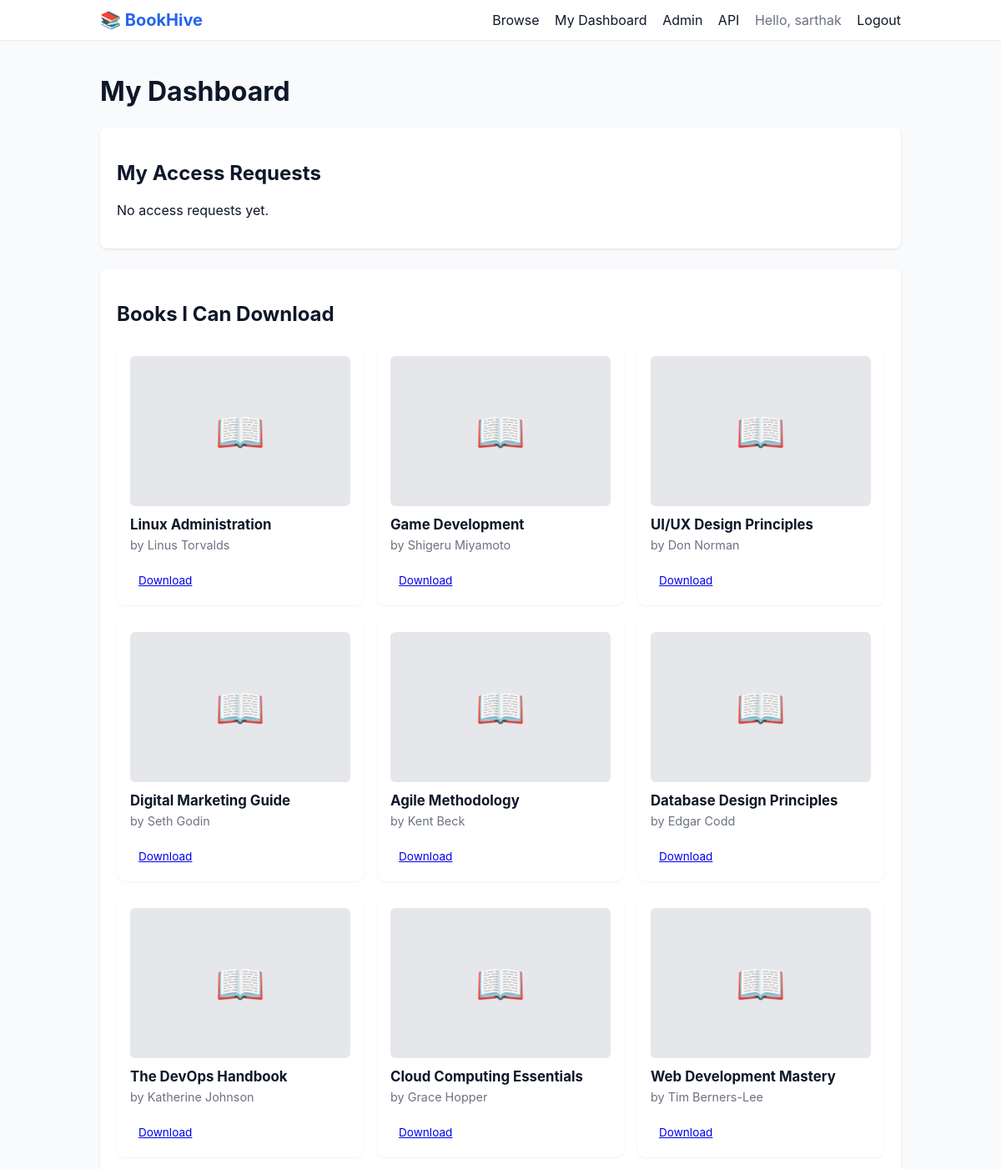
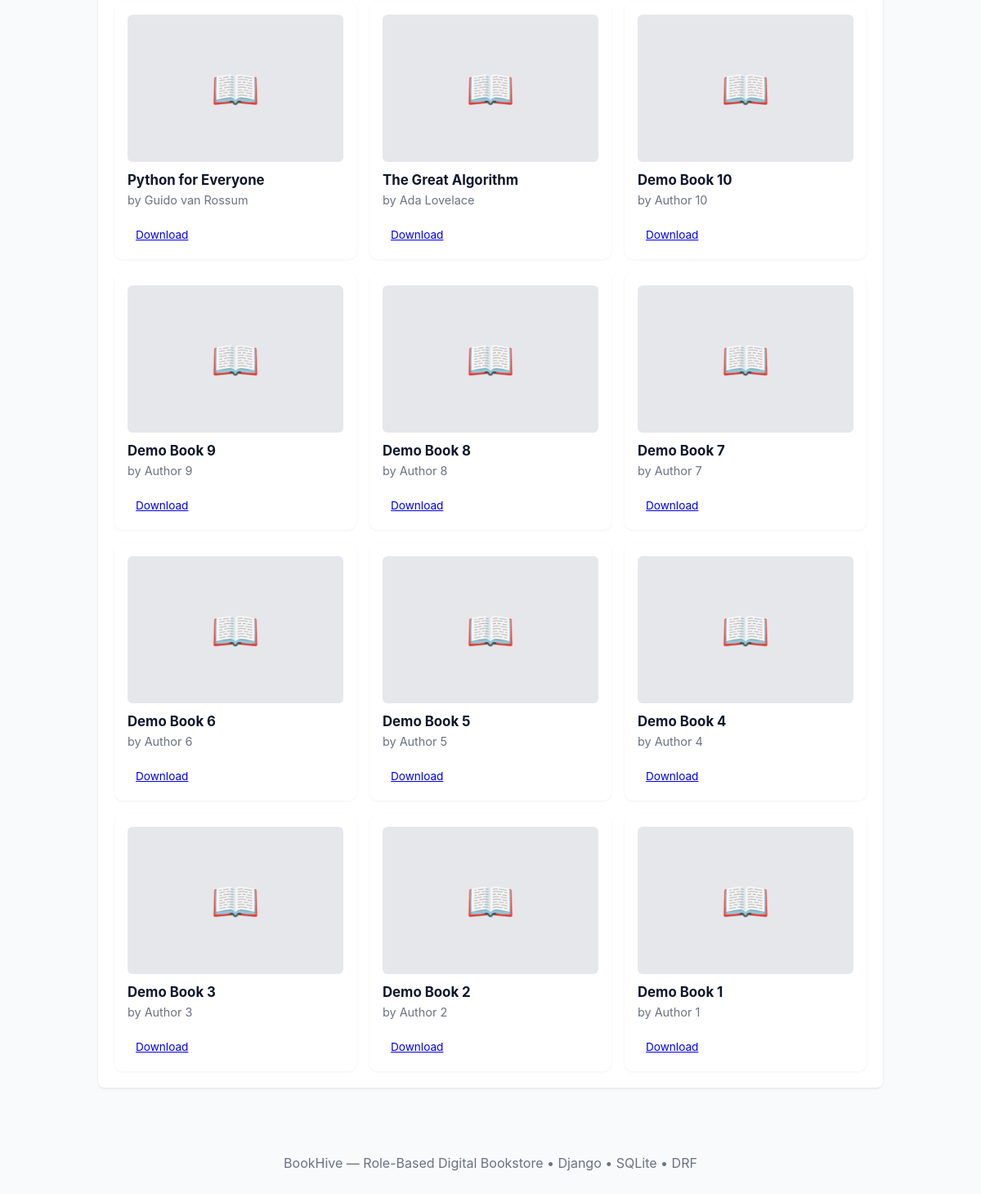
The page /dashboard/ (signed in) on the database its author committed (2 pictures, top to bottom).
### store/models.py (models this page shows, shortened)
class Book(models.Model):
    ACCESS_CHOICES = [
        ('free', 'Free'),
        ('restricted', 'Restricted'),
    ]
    title = models.CharField(max_length=255)
    author = models.CharField(max_length=255)
    description = models.TextField(blank=True)
    category = models.ForeignKey(Category, on_delete=models.SET_NULL, null=True, blank=True, related_name='books')
    cover = models.ImageField(upload_to='books/covers/', null=True, blank=True)
    pdf = models.FileField(upload_to='books/pdfs/', null=True, blank=True, help_text='Upload PDF file')
    access_type = models.CharField(max_length=20, choices=ACCESS_CHOICES, default='free')
    downloads = models.PositiveIntegerField(default=0)
    price = models.DecimalField(max_digits=8, decimal_places=2, default=0.00)
    stock = models.PositiveIntegerField(default=0)
    file = models.FileField(upload_to='books/files/', null=True, blank=True)  # old field, use pdf now
    created_at = models.DateTimeField(auto_now_add=True)
    updated_at = models.DateTimeField(auto_now=True)
    class Meta:
        ordering = ['-created_at']

### store/views.py (the view)
# urls.py: path('dashboard/', views.user_dashboard, name='user_dashboard'),
@login_required
def user_dashboard(request):
    access_requests = AccessRequest.objects.filter(user=request.user).select_related('book')
    approved_books = Book.objects.filter(
        Q(access_type='free') |
        Q(access_requests__user=request.user, access_requests__status='approved')
    ).distinct()
    return render(request, 'store/user_dashboard.html', {
        'access_requests': access_requests,
        'approved_books': approved_books,
    })

### templates/store/user_dashboard.html
{% extends 'base.html' %}
{% block content %}
  <h1>My Dashboard</h1>
  <section class="dashboard-section">
    <h2>My Access Requests</h2>
    {% if access_requests %}
      <table class="table">
        <thead>
          <tr>
            <th>Book</th>
            <th>Status</th>
            <th>Requested</th>
            <th>Actions</th>
          </tr>
        </thead>
        <tbody>
          {% for req in access_requests %}
            <tr>
              <td>
                <a href="{% url 'book_detail' req.book.pk %}">{{ req.book.title }}</a>
                <br><small>by {{ req.book.author }}</small>
              </td>
              <td>
                <span class="status-badge status-{{ req.status }}">
                  {{ req.get_status_display }}
                </span>
              </td>
              <td>{{ req.created_at|date:"M d, Y" }}</td>
              <td>
                {% if req.status == 'approved' %}
                  <a href="{% url 'download_book' req.book.pk %}" class="btn-small">Download</a>
                {% else %}
                  —
                {% endif %}
              </td>
            </tr>
          {% endfor %}
        </tbody>
      </table>
    {% else %}
      <p>No access requests yet.</p>
    {% endif %}
  </section>
  <section class="dashboard-section">
    <h2>Books I Can Download</h2>
    {% if approved_books %}
      <div class="grid">
        {% for book in approved_books %}
          <article class="card">
            {% if book.cover %}
              <img src="{{ book.cover.url }}" alt="{{ book.title }}" class="book-cover">
            {% else %}
              <div class="book-cover-placeholder">📖</div>
            {% endif %}
            <h3 class="card-title"><a href="{% url 'book_detail' book.pk %}">{{ book.title }}</a></h3>
            <p class="card-meta">by {{ book.author }}</p>
            <div class="card-footer">
              <a href="{% url 'download_book' book.pk %}" class="btn-small">Download</a>
            </div>
          </article>
        {% endfor %}
      </div>
    {% else %}
      <p>No books available for download yet.</p>
    {% endif %}
  </section>
{% endblock %}

### templates/base.html (shortened to what this page needs)
<!doctype html>
<html>
<head>
  {% load static %}
  <link rel="stylesheet" href="{% static 'css/styles.css' %}">
</head>
<body>
  <header class="site-header">
    <div class="container header-inner">
      <a class="brand" href="/">📚 BookHive</a>
      <nav class="main-nav">
        <a href="/">Browse</a>
        {% if user.is_authenticated %}
          <a href="/dashboard/">My Dashboard</a>
          {% if user.is_staff %}
            <a href="/admin/">Admin</a>
          {% endif %}
          <a href="/api/books/">API</a>
          <span class="muted">Hello, {{ user.username }}</span>
          <a href="/accounts/logout/">Logout</a>
        {% else %}
          <a href="/accounts/login/">Login</a>
          <a href="/register/">Register</a>
        {% endif %}
      </nav>
    </div>
  </header>
  <main class="container">
    {% block content %}{% endblock %}
  </main>
  <footer class="site-footer">
    <div class="container">BookHive — Role-Based Digital Bookstore • Django • SQLite • DRF</div>
  </footer>
</body>
</html>

### static/css/styles.css (style rules this page uses)
:root { --bg:#f8fafc; --card:#ffffff; --muted:#6b7280; --accent:#2563eb; }
* { box-sizing:border-box }
body { font-family:Inter, system-ui, -apple-system, 'Segoe UI', Roboto, Arial; background:var(--bg); color:#0f172a; margin:0 }
.container { max-width:1000px;margin:0 auto;padding:20px }
.site-header { background:#fff;border-bottom:1px solid #e6eef8 }
.header-inner { display:flex;align-items:center;justify-content:space-between;padding:12px 20px }
.brand { font-weight:700;color:var(--accent);text-decoration:none;font-size:1.25rem }
.main-nav a { margin-left:14px;color:#0f172a;text-decoration:none }
.main-nav .muted { margin-left:14px;color:var(--muted) }
.btn-small { font-size:0.85rem;padding:6px 10px }
.grid { display:grid;grid-template-columns:repeat(auto-fill, minmax(220px,1fr));gap:16px }
.card { background:var(--card);padding:16px;border-radius:10px;box-shadow:0 1px 3px rgba(2,6,23,0.06);display:flex;flex-direction:column;min-height:150px }
.card-title { margin:0 0 6px;font-size:1.05rem }
.card-title a { text-decoration:none;color:#0f172a }
.card-meta { color:var(--muted);font-size:.9rem;margin:0 0 8px }
.card-footer { display:flex;justify-content:space-between;align-items:center;margin-top:12px }
.book-cover,.book-cover-placeholder { width:100%;height:180px;object-fit:cover;border-radius:6px;margin-bottom:12px }
.book-cover-placeholder { display:flex;align-items:center;justify-content:center;background:#e5e7eb;font-size:3rem }
.site-footer { background:transparent;padding:18px 0;color:var(--muted);text-align:center }
.dashboard-section { margin:24px 0;padding:20px;background:#fff;border-radius:8px;box-shadow:0 1px 3px rgba(0,0,0,0.1) }

### rows shown on the page
Book: title "Linux Administration", author "Linus Torvalds"
Book: title "Game Development", author "Shigeru Miyamoto"
Book: title "UI/UX Design Principles", author "Don Norman"
Book: title "Digital Marketing Guide", author "Seth Godin"
Book: title "Agile Methodology", author "Kent Beck"
Book: title "Database Design Principles", author "Edgar Codd"
Book: title "The DevOps Handbook", author "Katherine Johnson"
Book: title "Cloud Computing Essentials", author "Grace Hopper"
Book: title "Web Development Mastery", author "Tim Berners-Lee"
Book: title "Python for Everyone", author "Guido van Rossum"
Book: title "The Great Algorithm", author "Ada Lovelace"
Book: title "Demo Book 10", author "Author 10"
Book: title "Demo Book 9", author "Author 9"
Book: title "Demo Book 8", author "Author 8"
Book: title "Demo Book 7", author "Author 7"
Book: title "Demo Book 6", author "Author 6"
Book: title "Demo Book 5", author "Author 5"
Book: title "Demo Book 4", author "Author 4"
Book: title "Demo Book 3", author "Author 3"
Book: title "Demo Book 2", author "Author 2"
Book: title "Demo Book 1", author "Author 1"

### other values the page prints
{{ user.username }} "sarthak"
